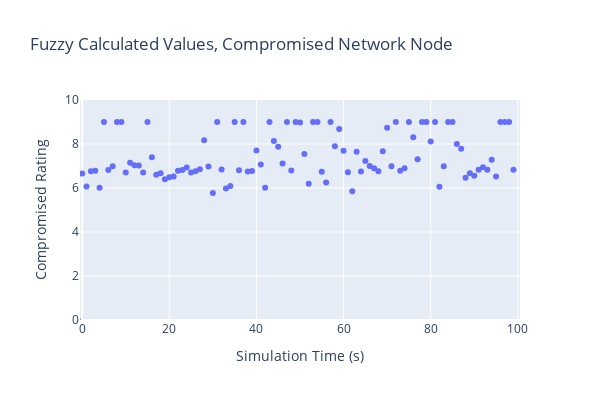
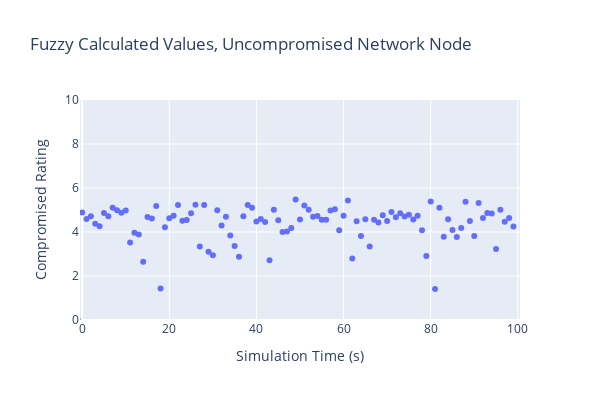

The cell these charts' notebook holds for them, in order:
### Code cell
fig1 = px.scatter(df_c, x='time', y='fuzzy_compromised', width=600, height=400, range_y=[0,10], range_x=[-0.5,100.5],
                  title='Fuzzy Calculated Values, Compromised Network Node',
                 labels={'fuzzy_compromised':'Compromised Rating',
                        'time': 'Simulation Time (s)'})
fig2 = px.scatter(df_u, x='time', y='fuzzy_compromised', width=600, height=400, range_y=[0,10], range_x=[-0.5,100.5],
                title='Fuzzy Calculated Values, Uncompromised Network Node',
                 labels={'fuzzy_compromised':'Compromised Rating',
                        'time': 'Simulation Time (s)'})

fig1.show()
fig2.show()

### Figure 1 — Plotly figure (JSON) as saved in the notebook; plotly's stock layout.template omitted (floating-point values rounded to 4 significant figures)
{"data": [{"hovertemplate": "Simulation Time (s)=%{x}<br>Compromised Rating=%{y}<extra></extra>", "legendgroup": "", "marker": {"color": "#636efa", "symbol": "circle"}, "mode": "markers", "name": "", "orientation": "v", "showlegend": false, "type": "scatter", "x": [-1, 0, 1, 2, 3, 4, 5, 6, 7, 8, 9, 10, 11, 12, 13, 14, 15, 16, 17, 18, 19, 20, 21, 22, 23, 24, 25, 26, 27, 28, 29, 30, 31, 32, 33, 34, 35, 36, 37, 38, 39, 40, 41, 42, 43, 44, 45, 46, 47, 48, 49, 50, 51, 52, 53, 54, 55, 56, 57, 58, 59, 60, 61, 62, 63, 64, 65, 66, 67, 68, 69, 70, 71, 72, 73, 74, 75, 76, 77, 78, 79, 80, 81, 82, 83, 84, 85, 86, 87, 88, 89, 90, 91, 92, 93, 94, 95, 96, 97, 98, 99], "xaxis": "x", "y": [0, 6.655, 6.072, 6.763, 6.781, 6.015, 9, 6.823, 6.99, 9, 9, 6.707, 7.15, 7.038, 7.025, 6.71, 9, 7.394, 6.603, 6.671, 6.398, 6.485, 6.522, 6.788, 6.821, 6.934, 6.704, 6.759, 6.848, 8.168, 6.973, 5.767, 9, 6.842, 5.973, 6.089, 9, 6.802, 9, 6.752, 6.771, 7.701, 7.07, 6.014, 9, 8.136, 7.872, 7.114, 9, 6.793, 9, 8.977, 7.55, 6.191, 9, 9, 6.734, 6.248, 9, 7.901, 8.684, 7.696, 6.719, 5.847, 7.645, 6.756, 7.23, 6.997, 6.901, 6.757, 7.67, 8.74, 6.991, 9, 6.783, 6.893, 9, 8.309, 7.308, 9, 9, 8.113, 9, 6.055, 6.988, 9, 9, 7.995, 7.779, 6.465, 6.676, 6.557, 6.828, 6.947, 6.824, 7.279, 6.525, 9, 9, 9, 6.825], "yaxis": "y"}], "layout": {"height": 400, "legend": {"tracegroupgap": 0}, "title": {"text": "Fuzzy Calculated Values, Compromised Network Node"}, "width": 600, "xaxis": {"anchor": "y", "domain": [0, 1], "range": [-0.5, 100.5], "title": {"text": "Simulation Time (s)"}, "type": "linear"}, "yaxis": {"anchor": "x", "domain": [0, 1], "range": [0, 10], "title": {"text": "Compromised Rating"}, "type": "linear"}}}

### Figure 2 — Plotly figure (JSON) as saved in the notebook; plotly's stock layout.template omitted (floating-point values rounded to 4 significant figures)
{"data": [{"hovertemplate": "Simulation Time (s)=%{x}<br>Compromised Rating=%{y}<extra></extra>", "legendgroup": "", "marker": {"color": "#636efa", "symbol": "circle"}, "mode": "markers", "name": "", "orientation": "v", "showlegend": false, "type": "scatter", "x": [-1, 0, 1, 2, 3, 4, 5, 6, 7, 8, 9, 10, 11, 12, 13, 14, 15, 16, 17, 18, 19, 20, 21, 22, 23, 24, 25, 26, 27, 28, 29, 30, 31, 32, 33, 34, 35, 36, 37, 38, 39, 40, 41, 42, 43, 44, 45, 46, 47, 48, 49, 50, 51, 52, 53, 54, 55, 56, 57, 58, 59, 60, 61, 62, 63, 64, 65, 66, 67, 68, 69, 70, 71, 72, 73, 74, 75, 76, 77, 78, 79, 80, 81, 82, 83, 84, 85, 86, 87, 88, 89, 90, 91, 92, 93, 94, 95, 96, 97, 98, 99], "xaxis": "x", "y": [0, 4.892, 4.589, 4.715, 4.372, 4.258, 4.859, 4.721, 5.1, 4.992, 4.872, 4.977, 3.52, 3.96, 3.888, 2.647, 4.679, 4.61, 5.178, 1.434, 4.214, 4.629, 4.738, 5.227, 4.509, 4.546, 4.852, 5.234, 3.343, 5.226, 3.107, 2.948, 4.992, 4.29, 4.695, 3.843, 3.365, 2.876, 4.712, 5.227, 5.105, 4.474, 4.594, 4.45, 2.715, 5.014, 4.536, 4.001, 4.026, 4.186, 5.48, 4.565, 5.206, 5.009, 4.699, 4.731, 4.56, 4.556, 4.981, 5.029, 4.075, 4.738, 5.436, 2.794, 4.487, 3.82, 4.58, 3.345, 4.556, 4.435, 4.762, 4.496, 4.907, 4.665, 4.848, 4.703, 4.79, 4.569, 4.738, 4.082, 2.907, 5.389, 1.413, 5.099, 3.78, 4.583, 4.085, 3.772, 4.18, 5.377, 4.503, 3.821, 5.317, 4.637, 4.865, 4.84, 3.222, 5.011, 4.463, 4.634, 4.255], "yaxis": "y"}], "layout": {"height": 400, "legend": {"tracegroupgap": 0}, "title": {"text": "Fuzzy Calculated Values, Uncompromised Network Node"}, "width": 600, "xaxis": {"anchor": "y", "domain": [0, 1], "range": [-0.5, 100.5], "title": {"text": "Simulation Time (s)"}, "type": "linear"}, "yaxis": {"anchor": "x", "domain": [0, 1], "range": [0, 10], "title": {"text": "Compromised Rating"}, "type": "linear"}}}
